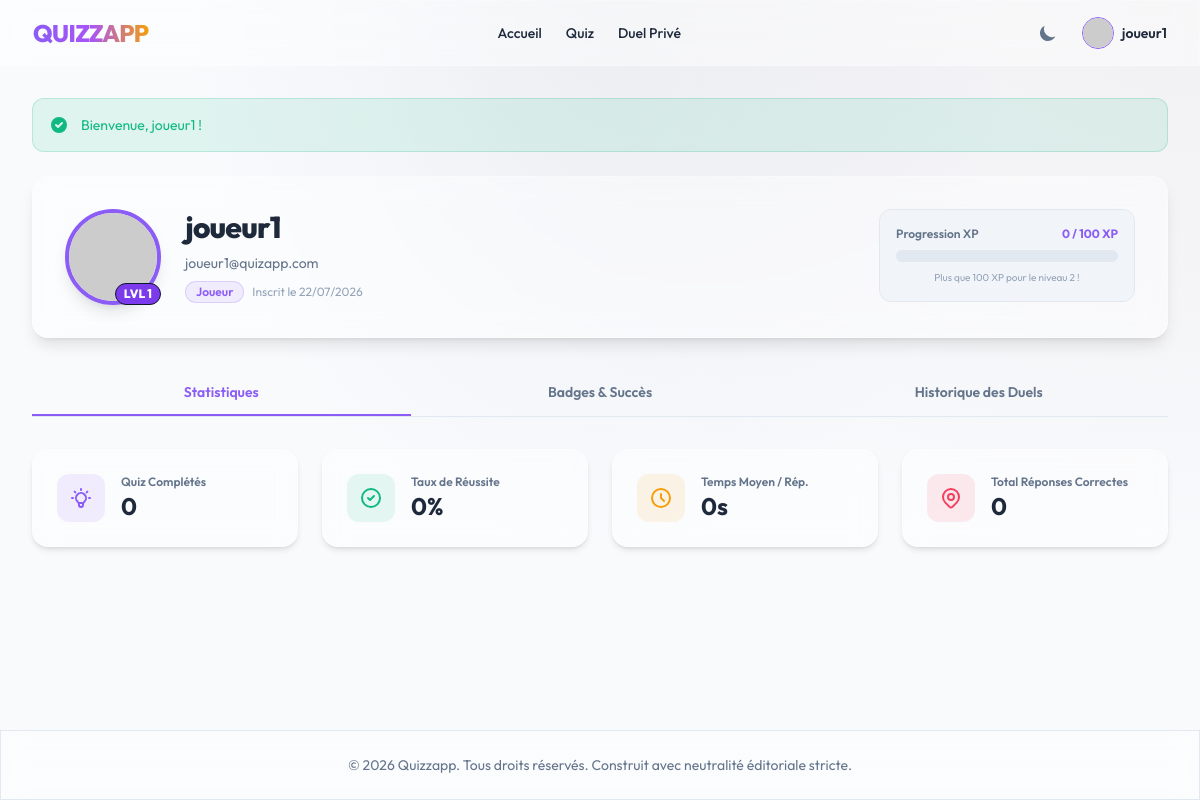
/dashboard (signed in), run on the app's committed database.
### tables this page shows
CREATE TABLE `user_statistics` (
    `id` INT AUTO_INCREMENT PRIMARY KEY,
    `user_id` INT NOT NULL UNIQUE,
    `level` INT DEFAULT 1,
    `xp` INT DEFAULT 0,
    `total_played` INT DEFAULT 0,
    `correct_count` INT DEFAULT 0,
    `time_spent` INT DEFAULT 0,  
    `average_time_per_question` FLOAT DEFAULT 0,
    `created_at` TIMESTAMP DEFAULT CURRENT_TIMESTAMP,
    `updated_at` TIMESTAMP DEFAULT CURRENT_TIMESTAMP ON UPDATE CURRENT_TIMESTAMP,
    CONSTRAINT `fk_stats_user` FOREIGN KEY (`user_id`) REFERENCES `users` (`id`) ON DELETE CASCADE
);

CREATE TABLE `users` (
    `id` INT AUTO_INCREMENT PRIMARY KEY,
    `username` VARCHAR(50) NOT NULL UNIQUE,
    `email` VARCHAR(100) NOT NULL UNIQUE,
    `password_hash` VARCHAR(255) NOT NULL,
    `avatar_url` VARCHAR(255) DEFAULT NULL,
    `role_id` INT NOT NULL,
    `email_verified` TINYINT(1) DEFAULT 0,
    `verification_token` VARCHAR(255) DEFAULT NULL,
    `two_factor_secret` VARCHAR(255) DEFAULT NULL,
    `two_factor_enabled` TINYINT(1) DEFAULT 0,
    `reset_token` VARCHAR(255) DEFAULT NULL,
    `reset_token_expires` DATETIME DEFAULT NULL,
    `created_at` TIMESTAMP DEFAULT CURRENT_TIMESTAMP,
    `updated_at` TIMESTAMP DEFAULT CURRENT_TIMESTAMP ON UPDATE CURRENT_TIMESTAMP,
    INDEX `idx_users_role` (`role_id`),
    INDEX `idx_users_email` (`email`),
    CONSTRAINT `fk_users_role` FOREIGN KEY (`role_id`) REFERENCES `roles` (`id`) ON DELETE RESTRICT
);

### app/Controllers/AuthController.php (called while the page is built, shortened)
<?php
class AuthController
{
    public function dashboard(): void
    {
        $sessionUser = Session::get('user');
        $user = User::findById($sessionUser['id']);
        $stats = User::getStatistics($sessionUser['id']);
        $achievements = User::getAchievements($sessionUser['id']);
        $history = User::getMatchHistory($sessionUser['id']);
        $successRate = 0.0;
        View::render('profile/dashboard', [
            'user' => $user,
            'stats' => $stats,
            'successRate' => $successRate,
            'achievements' => $achievements,
            'history' => $history,
            'csrf_token' => Session::csrfToken()
        ]);
    }
}

### public/index.php (called while the page is built, shortened)
<?php
$container = new Container();
$router = new Router($container);
$router->get('/', [QuizController::class, 'index']);
$router->get('/category/{slug}', [QuizController::class, 'showCategory']);
$router->get('/quiz/{id}', [QuizController::class, 'play']);
$router->get('/quiz/dynamic/{id}', [QuizController::class, 'playDynamic']);
$router->post('/api/quiz/submit', [QuizController::class, 'submitScore'], [CSRFMiddleware::class]);
$router->post('/api/quiz/favorite', [QuizController::class, 'toggleFavorite'], [CSRFMiddleware::class]);
$router->get('/register', [AuthController::class, 'showRegister']);
$router->post('/register', [AuthController::class, 'register'], [CSRFMiddleware::class]);
$router->get('/verify-email', [AuthController::class, 'verifyEmail']);
$router->get('/login', [AuthController::class, 'showLogin']);
$router->post('/login', [AuthController::class, 'login'], [CSRFMiddleware::class]);
$router->get('/login/2fa', [AuthController::class, 'show2FA']);
$router->post('/login/2fa', [AuthController::class, 'verify2FA'], [CSRFMiddleware::class]);
$router->post('/logout', [AuthController::class, 'logout'], [AuthMiddleware::class, CSRFMiddleware::class]);
$router->get('/forgot-password', [AuthController::class, 'showForgotPassword']);
$router->post('/forgot-password', [AuthController::class, 'forgotPassword'], [CSRFMiddleware::class]);
$router->get('/reset-password', [AuthController::class, 'showResetPassword']);
$router->post('/reset-password', [AuthController::class, 'resetPassword'], [CSRFMiddleware::class]);
$router->get('/dashboard', [AuthController::class, 'dashboard'], [AuthMiddleware::class]);
$router->get('/settings', [AuthController::class, 'showSettings'], [AuthMiddleware::class]);
$router->post('/settings/profile', [AuthController::class, 'updateProfile'], [AuthMiddleware::class, CSRFMiddleware::class]);
$router->post('/settings/password', [AuthController::class, 'updatePassword'], [AuthMiddleware::class, CSRFMiddleware::class]);
$router->post('/settings/2fa/generate', [AuthController::class, 'generate2FA'], [AuthMiddleware::class, CSRFMiddleware::class]);
$router->post('/settings/2fa/enable', [AuthController::class, 'enable2FA'], [AuthMiddleware::class, CSRFMiddleware::class]);
$router->post('/settings/2fa/disable', [AuthController::class, 'disable2FA'], [AuthMiddleware::class, CSRFMiddleware::class]);
$router->post('/settings/profile/delete', [AuthController::class, 'deleteAccount'], [AuthMiddleware::class, CSRFMiddleware::class]);
$router->get('/duel', [DuelController::class, 'index'], [AuthMiddleware::class]);
$router->get('/duel/{code}', [DuelController::class, 'playRoom'], [AuthMiddleware::class]);
$router->get('/admin', [AdminController::class, 'dashboard'], [AdminMiddleware::class]);
$router->get('/admin/users', [AdminController::class, 'listUsers'], [AdminMiddleware::class]);
$router->post('/admin/users/role', [AdminController::class, 'updateUserRole'], [AdminMiddleware::class, CSRFMiddleware::class]);
$router->post('/admin/backup', [AdminController::class, 'backupDatabase'], [AdminMiddleware::class, CSRFMiddleware::class]);
$router->post('/admin/export', [AdminController::class, 'exportJSON'], [AdminMiddleware::class, CSRFMiddleware::class]);
$router->post('/admin/import', [AdminController::class, 'importJSON'], [AdminMiddleware::class, CSRFMiddleware::class]);
try {
    $router->dispatch();
} catch (Exception $e) {
    http_response_code(500);
    error_log("Internal Server Error: " . $e->getMessage() . "\n" . $e->getTraceAsString());
    echo "<h1>500 - Erreur Interne du Serveur</h1><p>Une erreur inattendue est survenue. Veuillez contacter l'administrateur.</p>";
}

### app/Core/Database.php (called while the page is built, shortened)
<?php
class Database
{
    private static ?PDO $pdo = null;
    public static function getConnection(): PDO
    {
        if (self::$pdo === null) {
            $configPath = dirname(__DIR__, 2) . '/config/database.php';
            $config = require $configPath;
            $dsn = sprintf(
                "mysql:host=%s;port=%s;dbname=%s;charset=%s",
                $config['host'],
                $config['port'],
                $config['dbname'],
                $config['charset']
            );
            try {
                self::$pdo = new PDO(
                    $dsn,
                    $config['username'],
                    $config['password'],
                    $config['options']
                );
            } catch (PDOException $e) {
                error_log("Database connection failure: " . $e->getMessage() . "\n" . $e->getTraceAsString());
                throw new Exception("Database connection failure.");
            }
        }
        return self::$pdo;
    }
    public static function query(string $sql, array $params = []): \PDOStatement
    {
        $pdo = self::getConnection();
        try {
            $stmt = $pdo->prepare($sql);
            $stmt->execute($params);
            return $stmt;
        } catch (PDOException $e) {
            error_log("Database query execution error: " . $e->getMessage() . " | SQL: " . $sql . "\n" . $e->getTraceAsString());
            throw new Exception("Erreur d'exécution de la base de données.");
        }
    }
    public static function fetch(string $sql, array $params = []): ?array
    {
        $result = self::query($sql, $params)->fetch();
        return $result ? $result : null;
    }
}

### app/Models/User.php (called while the page is built, shortened)
<?php
class User
{
    public static function findById(int $id): ?array
    {
        return Database::fetch("SELECT u.*, r.name as role_name FROM users u JOIN roles r ON u.role_id = r.id WHERE u.id = ?", [$id]);
    }
    public static function getStatistics(int $id): ?array
    {
        return Database::fetch("SELECT * FROM user_statistics WHERE user_id = ?", [$id]);
    }
}

### app/Core/Session.php (called while the page is built, shortened)
<?php
class Session
{
    public static function get(string $key, $default = null)
    {
        return $_SESSION[$key] ?? $default;
    }
}

### views/profile/dashboard.php (the view, shortened to what this page needs)
<div class="space-y-8" x-data="{ activeTab: 'stats' }">
    <div class="glass-card rounded-2xl p-6 md:p-8 flex flex-col md:flex-row items-center md:items-start justify-between shadow-lg relative overflow-hidden">
        <div class="flex flex-col md:flex-row items-center md:items-start space-y-4 md:space-y-0 md:space-x-6 z-10">
            <div class="relative">
                <img class="w-24 h-24 rounded-full border-4 border-violet-500 shadow-lg object-cover"
                     src="<?php echo (!empty($user['avatar_url']) && (str_starts_with($user['avatar_url'], '/') || str_starts_with($user['avatar_url'], 'http'))) ? $user['avatar_url'] : 'https://api.dicebear.com/7.x/bottts/svg?seed=' . urlencode($user['username']); ?>"
                     alt="Avatar">
                <span class="absolute bottom-0 right-0 px-2 py-0.5 text-xs font-extrabold bg-violet-600 text-white rounded-full border border-slate-900">LVL <?php echo (int)($stats['level'] ?? 1); ?></span>
            </div>
            <div class="text-center md:text-left space-y-2">
                <h1 class="text-3xl font-extrabold tracking-tight"><?php echo \App\Core\View::escape($user['username']); ?></h1>
                <p class="text-sm text-slate-500 dark:text-slate-400"><?php echo \App\Core\View::escape($user['email']); ?></p>
                <div class="flex items-center justify-center md:justify-start space-x-2">
                    <span class="px-2.5 py-0.5 text-xs font-semibold rounded-full <?php echo (int)$user['role_id'] === 1 ? 'bg-amber-500/10 text-amber-500 border border-amber-500/20' : 'bg-violet-500/10 text-violet-500 border border-violet-500/20'; ?>">
                        <?php echo (int)$user['role_id'] === 1 ? 'Administrateur' : 'Joueur'; ?>
                    </span>
                    <span class="text-xs text-slate-400">Inscrit le <?php echo date('d/m/Y', strtotime($user['created_at'])); ?></span>
                </div>
            </div>
        </div>
        <div class="w-full md:w-64 mt-6 md:mt-0 bg-slate-100 dark:bg-slate-800/50 border border-slate-200 dark:border-slate-700 rounded-xl p-4 z-10">
            <div class="flex justify-between items-center mb-2">
                <span class="text-xs font-semibold text-slate-500 dark:text-slate-400">Progression XP</span>
                <span class="text-xs font-bold text-violet-500"><?php echo (int)($stats['xp'] ?? 0); ?> / <?php echo ((int)($stats['level'] ?? 1)) * 100; ?> XP</span>
            </div>
            <?php
                $level = (int)($stats['level'] ?? 1);
                $xp = (int)($stats['xp'] ?? 0);
                $targetXp = $level * 100;
            ?>
            <div class="w-full bg-slate-200 dark:bg-slate-700 rounded-full h-3 overflow-hidden">
            </div>
            <p class="text-[10px] text-slate-400 mt-2 text-center">Plus que <?php echo ($targetXp - $xp); ?> XP pour le niveau <?php echo ($level + 1); ?> !</p>
        </div>
    </div>
    <div class="flex border-b border-slate-200 dark:border-slate-800">
        <button @click="activeTab = 'stats'"
                :class="activeTab === 'stats' ? 'border-violet-500 text-violet-500 font-bold' : 'border-transparent text-slate-500 hover:text-slate-700'"
                class="flex-1 py-3 border-b-2 text-center transition-all text-sm font-semibold">
            Statistiques
        </button>
        <button @click="activeTab = 'badges'"
                :class="activeTab === 'badges' ? 'border-violet-500 text-violet-500 font-bold' : 'border-transparent text-slate-500 hover:text-slate-700'"
                class="flex-1 py-3 border-b-2 text-center transition-all text-sm font-semibold">
            Badges & Succès
        </button>
        <button @click="activeTab = 'history'"
                :class="activeTab === 'history' ? 'border-violet-500 text-violet-500 font-bold' : 'border-transparent text-slate-500 hover:text-slate-700'"
                class="flex-1 py-3 border-b-2 text-center transition-all text-sm font-semibold">
            Historique des Duels
        </button>
    </div>
    <div x-show="activeTab === 'stats'" class="grid grid-cols-1 sm:grid-cols-2 lg:grid-cols-4 gap-6">
        <div class="glass-card rounded-2xl p-6 shadow-md flex items-center space-x-4">
            <div class="p-3 bg-violet-500/10 text-violet-500 rounded-xl">
            </div>
            <div>
                <p class="text-xs font-semibold text-slate-500 dark:text-slate-400">Quiz Complétés</p>
                <p class="text-2xl font-bold"><?php echo (int)($stats['total_played'] ?? 0); ?></p>
            </div>
        </div>
        <div class="glass-card rounded-2xl p-6 shadow-md flex items-center space-x-4">
            <div class="p-3 bg-emerald-500/10 text-emerald-500 rounded-xl">
                <svg class="w-6 h-6" fill="none" stroke="currentColor" viewBox="0 0 24 24"><path stroke-linecap="round" stroke-linejoin="round" stroke-width="2" d="M9 12l2 2 4-4m6 2a9 9 0 11-18 0 9 9 0 0118 0z"></path></svg>
            </div>
            <div>
                <p class="text-xs font-semibold text-slate-500 dark:text-slate-400">Taux de Réussite</p>
                <p class="text-2xl font-bold"><?php echo $successRate; ?>%</p>
            </div>
        </div>
        <div class="glass-card rounded-2xl p-6 shadow-md flex items-center space-x-4">
            <div class="p-3 bg-amber-500/10 text-amber-500 rounded-xl">
                <svg class="w-6 h-6" fill="none" stroke="currentColor" viewBox="0 0 24 24"><path stroke-linecap="round" stroke-linejoin="round" stroke-width="2" d="M12 8v4l3 3m6-3a9 9 0 11-18 0 9 9 0 0118 0z"></path></svg>
            </div>
            <div>
                <p class="text-xs font-semibold text-slate-500 dark:text-slate-400">Temps Moyen / Rép.</p>
                <p class="text-2xl font-bold"><?php echo round((float)($stats['average_time_per_question'] ?? 0.0), 1); ?>s</p>
            </div>
        </div>
        <div class="glass-card rounded-2xl p-6 shadow-md flex items-center space-x-4">
            <div class="p-3 bg-rose-500/10 text-rose-500 rounded-xl">
            </div>
            <div>
                <p class="text-xs font-semibold text-slate-500 dark:text-slate-400">Total Réponses Correctes</p>
                <p class="text-2xl font-bold"><?php echo (int)($stats['correct_count'] ?? 0); ?></p>
            </div>
        </div>
    </div>
</div>

### app/Core/Router.php (shortened to what this page needs)
<?php
class Router
{
    private array $routes = [];
    private Container $container;
    public function __construct(Container $container)
    {
        $this->container = $container;
    }
    private function addRoute(string $method, string $path, array $handler, array $middlewares): void
    {
        $regexPath = preg_replace('/\{([a-zA-Z0-9_]+)\}/', '(?P<$1>[^/]+)', $path);
        $regexPath = '#^' . $regexPath . '$#';
        $this->routes[] = [
            'method' => $method,
            'path' => $path,
            'regex' => $regexPath,
            'controller' => $handler[0],
            'action' => $handler[1],
            'middlewares' => $middlewares
        ];
    }
    public function dispatch(): void
    {
        $uri = parse_url($_SERVER['REQUEST_URI'], PHP_URL_PATH);
        $method = $_SERVER['REQUEST_METHOD'] ?? 'GET';
        $effectiveMethod = $method === 'HEAD' ? 'GET' : $method;
        foreach ($this->routes as $route) {
            if ($route['method'] === $effectiveMethod && preg_match($route['regex'], $uri, $matches)) {
                $params = array_filter($matches, 'is_string', ARRAY_FILTER_USE_KEY);
                $controller = $this->container->get($route['controller']);
                $action = $route['action'];
                call_user_func_array([$controller, $action], [$params]);
                return;
            }
        }
    }
}

### data on the page
user_statistics: level "1", xp "0", ((int)($stats['level']??1))*100 "100", $targetXp - $xp "100", $level + 1 "2", total_played "0", average_time_per_question "0", correct_count "0"
users: username "joueur1", email "joueur1@quizapp.com", created_at "22/07/2026"
